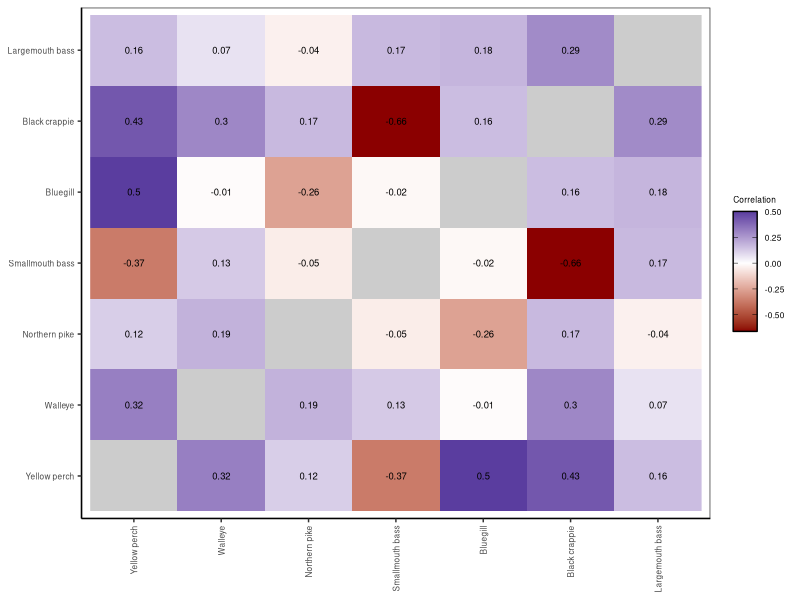

This figure's R source: (Note: this script raises an error after producing the figure.)


# Read data
################################################################################

# Clear workspace
rm(list = ls())

# Packages
library(tidyverse)

# Directories
plotdir <- "figures"

# Read data
data_orig <- readxl::read_excel("data/corr_data.xlsx")


# Build data
################################################################################

# Order
spp <- c("Yellow perch", "Walleye", "Northern pike", "Smallmouth bass", 
         "Bluegill", "Black crappie", "Largemouth bass")

# Format data
data <- data_orig %>% 
  rename(species1=species) %>% 
  gather(key="species2", value="corr", 2:ncol(.)) %>% 
  mutate(corr=ifelse(corr==1, NA, corr),
         species1=factor(species1, levels=spp),
         species2=factor(species2, levels=spp)) 


# Plot data
################################################################################

# Theme
base_theme <-  theme(axis.text=element_text(size=6),
                     axis.text.x = element_text(angle = 90, vjust = 0.5, hjust=1),
                     axis.title=element_blank(),
                     legend.text = element_text(size=6),
                     legend.title = element_text(size=6),
                     strip.text = element_text(size=7),
                     plot.tag = element_text(size=8),
                     # Gridlines
                     panel.grid.major = element_blank(), 
                     panel.grid.minor = element_blank(),
                     panel.background = element_blank(), 
                     axis.line = element_line(colour = "black"),
                     # Legend
                     legend.key = element_rect(fill=alpha('blue', 0)),
                     legend.background = element_rect(fill=alpha('blue', 0)))

# Plot data
g <- ggplot(data, aes(x=species1, y=species2, fill=corr)) +
  geom_raster() +
  geom_text(data=data, mapping=aes(x=species1, y=species2, label=corr), size=2.4) +
  # Legend
  scale_fill_gradient2(name="Correlation", midpoint=0, 
                       mid="white", high="navy", low="darkred", na.value = "grey80") +
  guides(fill = guide_colorbar(ticks.colour = "black", frame.colour = "black")) +
  # Theme
  theme_bw() + base_theme
g

# Export plot
ggsave(g, filename=file.path(plotdir, "Fig3_corr.png"), 
       width=4.5, height=3.5, units="in", dpi=600)





